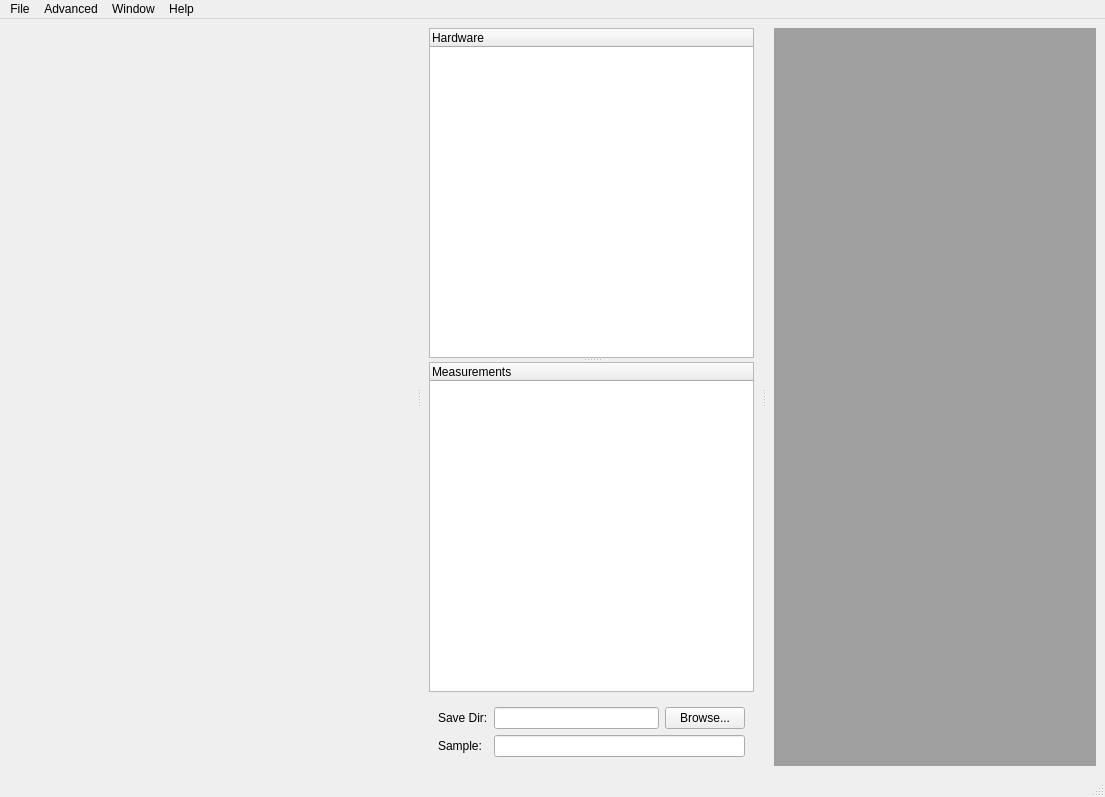
<?xml version="1.0" encoding="UTF-8"?>
<ui version="4.0">
 <class>MainWindow</class>
 <widget class="QMainWindow" name="MainWindow">
  <property name="geometry">
   <rect>
    <x>0</x>
    <y>0</y>
    <width>1105</width>
    <height>797</height>
   </rect>
  </property>
  <property name="windowTitle">
   <string>ScopeFoundry</string>
  </property>
  <property name="windowIcon">
   <iconset>
    <normaloff>scopefoundry_logo2_1024.png</normaloff>scopefoundry_logo2_1024.png</iconset>
  </property>
  <property name="unifiedTitleAndToolBarOnMac">
   <bool>false</bool>
  </property>
  <widget class="QWidget" name="centralwidget">
   <layout class="QGridLayout" name="gridLayout_2">
    <item row="0" column="0">
     <widget class="QSplitter" name="col_splitter">
      <property name="orientation">
       <enum>Qt::Horizontal</enum>
      </property>
      <property name="handleWidth">
       <number>20</number>
      </property>
      <property name="childrenCollapsible">
       <bool>true</bool>
      </property>
      <widget class="QScrollArea" name="quickaccess_scrollArea">
       <property name="minimumSize">
        <size>
         <width>400</width>
         <height>0</height>
        </size>
       </property>
       <property name="frameShape">
        <enum>QFrame::NoFrame</enum>
       </property>
       <property name="frameShadow">
        <enum>QFrame::Sunken</enum>
       </property>
       <property name="lineWidth">
        <number>0</number>
       </property>
       <property name="widgetResizable">
        <bool>true</bool>
       </property>
       <widget class="QWidget" name="quickaccess_scrollAreaWidgetContents">
        <property name="geometry">
         <rect>
          <x>0</x>
          <y>0</y>
          <width>400</width>
          <height>746</height>
         </rect>
        </property>
        <layout class="QVBoxLayout" name="verticalLayout_2"/>
       </widget>
      </widget>
      <widget class="QWidget" name="lq_trees_widget" native="true">
       <property name="minimumSize">
        <size>
         <width>325</width>
         <height>0</height>
        </size>
       </property>
       <layout class="QGridLayout" name="gridLayout">
        <item row="1" column="1">
         <widget class="QSplitter" name="splitter">
          <property name="orientation">
           <enum>Qt::Vertical</enum>
          </property>
          <widget class="QTreeWidget" name="hardware_treeWidget">
           <column>
            <property name="text">
             <string>Hardware</string>
            </property>
           </column>
          </widget>
          <widget class="QTreeWidget" name="measurements_treeWidget">
           <column>
            <property name="text">
             <string>Measurements</string>
            </property>
           </column>
          </widget>
         </widget>
        </item>
        <item row="2" column="1">
         <widget class="QWidget" name="widget" native="true">
          <layout class="QGridLayout" name="gridLayout_3">
           <item row="1" column="1" colspan="2">
            <widget class="QLineEdit" name="sample_lineEdit"/>
           </item>
           <item row="0" column="1">
            <widget class="QLineEdit" name="save_dir_lineEdit"/>
           </item>
           <item row="0" column="2">
            <widget class="QPushButton" name="save_dir_browse_pushButton">
             <property name="text">
              <string>Browse...</string>
             </property>
            </widget>
           </item>
           <item row="0" column="0">
            <widget class="QLabel" name="save_dir_label">
             <property name="text">
              <string>Save Dir:</string>
             </property>
            </widget>
           </item>
           <item row="1" column="0">
            <widget class="QLabel" name="sample_label">
             <property name="text">
              <string>Sample:</string>
             </property>
            </widget>
           </item>
          </layout>
         </widget>
        </item>
       </layout>
      </widget>
      <widget class="QMdiArea" name="mdiArea">
       <property name="viewMode">
        <enum>QMdiArea::TabbedView</enum>
       </property>
       <property name="documentMode">
        <bool>false</bool>
       </property>
       <property name="tabsMovable">
        <bool>true</bool>
       </property>
      </widget>
     </widget>
    </item>
   </layout>
  </widget>
  <widget class="QMenuBar" name="menubar">
   <property name="geometry">
    <rect>
     <x>0</x>
     <y>0</y>
     <width>1105</width>
     <height>17</height>
    </rect>
   </property>
   <property name="nativeMenuBar">
    <bool>false</bool>
   </property>
   <widget class="QMenu" name="menuFile">
    <property name="title">
     <string>File</string>
    </property>
    <addaction name="action_set_data_dir"/>
    <addaction name="separator"/>
    <addaction name="action_load_ini"/>
    <addaction name="action_auto_save_ini"/>
    <addaction name="action_save_ini"/>
   </widget>
   <widget class="QMenu" name="menuAdvanced">
    <property name="title">
     <string>Advanced</string>
    </property>
    <addaction name="action_console"/>
    <addaction name="action_log_viewer"/>
   </widget>
   <widget class="QMenu" name="menuHelp">
    <property name="title">
     <string>Help</string>
    </property>
    <addaction name="action_docs"/>
    <addaction name="separator"/>
    <addaction name="action_about"/>
   </widget>
   <widget class="QMenu" name="menuWindow">
    <property name="title">
     <string>Window</string>
    </property>
    <addaction name="action_save_window_positions"/>
    <addaction name="action_load_window_positions"/>
    <addaction name="separator"/>
    <addaction name="window_action"/>
    <addaction name="tab_action"/>
    <addaction name="cascade_action"/>
    <addaction name="tile_action"/>
    <addaction name="separator"/>
   </widget>
   <addaction name="menuFile"/>
   <addaction name="menuAdvanced"/>
   <addaction name="menuWindow"/>
   <addaction name="menuHelp"/>
  </widget>
  <widget class="QStatusBar" name="statusbar"/>
  <action name="action_tab_mode">
   <property name="checkable">
    <bool>true</bool>
   </property>
   <property name="checked">
    <bool>true</bool>
   </property>
   <property name="text">
    <string>Tab Mode</string>
   </property>
   <property name="shortcut">
    <string>Alt+T</string>
   </property>
  </action>
  <action name="action_set_data_dir">
   <property name="enabled">
    <bool>true</bool>
   </property>
   <property name="text">
    <string>Set Data Save Directory ...</string>
   </property>
   <property name="shortcut">
    <string>Ctrl+D</string>
   </property>
  </action>
  <action name="action_load_ini">
   <property name="text">
    <string>&amp;Load Settings ...</string>
   </property>
   <property name="shortcut">
    <string>Ctrl+O</string>
   </property>
  </action>
  <action name="action_save_ini">
   <property name="text">
    <string>&amp;Save Settings As ...</string>
   </property>
   <property name="shortcut">
    <string>Ctrl+Shift+S</string>
   </property>
  </action>
  <action name="action_about">
   <property name="text">
    <string>&amp;About</string>
   </property>
  </action>
  <action name="action_console">
   <property name="text">
    <string>&amp;Console </string>
   </property>
   <property name="shortcut">
    <string>Alt+C</string>
   </property>
  </action>
  <action name="action_docs">
   <property name="text">
    <string>ScopeFoundry Docs</string>
   </property>
   <property name="shortcut">
    <string>Alt+F</string>
   </property>
  </action>
  <action name="action_log_viewer">
   <property name="enabled">
    <bool>false</bool>
   </property>
   <property name="text">
    <string>Log Viewer</string>
   </property>
   <property name="shortcut">
    <string>Alt+L</string>
   </property>
  </action>
  <action name="action_subwindow_mode">
   <property name="checkable">
    <bool>true</bool>
   </property>
   <property name="text">
    <string>Subwindow Mode</string>
   </property>
  </action>
  <action name="window_action">
   <property name="checkable">
    <bool>true</bool>
   </property>
   <property name="enabled">
    <bool>true</bool>
   </property>
   <property name="text">
    <string>Sub&amp;window Mode</string>
   </property>
   <property name="shortcut">
    <string>Alt+W</string>
   </property>
  </action>
  <action name="tab_action">
   <property name="checkable">
    <bool>true</bool>
   </property>
   <property name="text">
    <string>&amp;Tab Mode</string>
   </property>
   <property name="shortcut">
    <string>Alt+T</string>
   </property>
  </action>
  <action name="cascade_action">
   <property name="text">
    <string>Cascade</string>
   </property>
  </action>
  <action name="tile_action">
   <property name="text">
    <string>Tile</string>
   </property>
  </action>
  <action name="action_auto_save_ini">
   <property name="text">
    <string>Save Settings</string>
   </property>
   <property name="shortcut">
    <string>Ctrl+S</string>
   </property>
  </action>
  <action name="action_save_window_positions">
   <property name="text">
    <string>Save Window Positions ...</string>
   </property>
  </action>
  <action name="action_load_window_positions">
   <property name="text">
    <string>Load Window Positions ...</string>
   </property>
  </action>
 </widget>
 <resources/>
 <connections/>
</ui>
